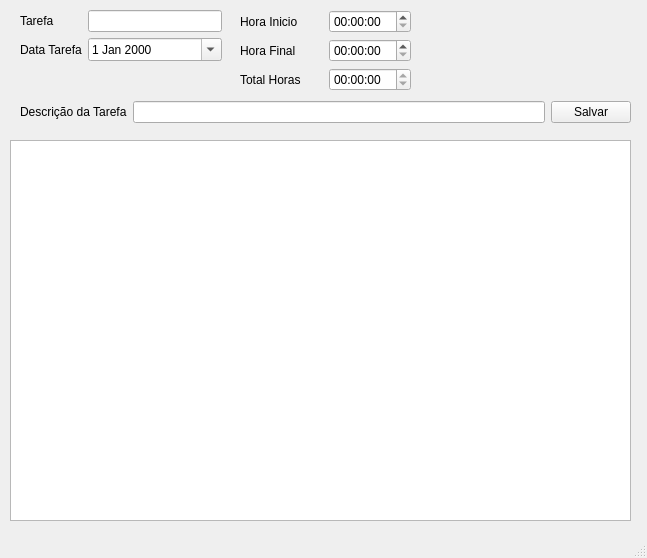
<?xml version="1.0" encoding="UTF-8"?>
<ui version="4.0">
 <class>qtPrincipal</class>
 <widget class="QMainWindow" name="qtPrincipal">
  <property name="geometry">
   <rect>
    <x>0</x>
    <y>0</y>
    <width>647</width>
    <height>558</height>
   </rect>
  </property>
  <property name="windowTitle">
   <string>MainWindow</string>
  </property>
  <widget class="QWidget" name="qtPrincipalForm">
   <widget class="QWidget" name="gridLayoutWidget_2">
    <property name="geometry">
     <rect>
      <x>240</x>
      <y>10</y>
      <width>171</width>
      <height>81</height>
     </rect>
    </property>
    <layout class="QGridLayout" name="gridLayout_2">
     <item row="1" column="1">
      <widget class="QTimeEdit" name="campo_hora_inicio"/>
     </item>
     <item row="2" column="0">
      <widget class="QLabel" name="label_hora_final">
       <property name="text">
        <string>Hora Final</string>
       </property>
      </widget>
     </item>
     <item row="2" column="1">
      <widget class="QTimeEdit" name="campo_hora_final"/>
     </item>
     <item row="3" column="0">
      <widget class="QLabel" name="label_total">
       <property name="text">
        <string>Total Horas</string>
       </property>
      </widget>
     </item>
     <item row="3" column="1">
      <widget class="QTimeEdit" name="campo_total_horas">
       <property name="readOnly">
        <bool>true</bool>
       </property>
      </widget>
     </item>
     <item row="1" column="0">
      <widget class="QLabel" name="label_hora_inicio">
       <property name="text">
        <string>Hora Inicio</string>
       </property>
      </widget>
     </item>
    </layout>
   </widget>
   <widget class="QWidget" name="gridLayoutWidget_3">
    <property name="geometry">
     <rect>
      <x>20</x>
      <y>100</y>
      <width>611</width>
      <height>25</height>
     </rect>
    </property>
    <layout class="QGridLayout" name="gridLayout_3">
     <item row="1" column="1">
      <widget class="QLineEdit" name="campo_descricao_tarefa"/>
     </item>
     <item row="1" column="2">
      <widget class="QPushButton" name="btn_salvar_dados">
       <property name="text">
        <string>Salvar</string>
       </property>
      </widget>
     </item>
     <item row="1" column="0">
      <widget class="QLabel" name="label_descricao_tarefa">
       <property name="text">
        <string>Descrição da Tarefa</string>
       </property>
      </widget>
     </item>
    </layout>
   </widget>
   <widget class="QWidget" name="gridLayoutWidget">
    <property name="geometry">
     <rect>
      <x>20</x>
      <y>10</y>
      <width>202</width>
      <height>51</height>
     </rect>
    </property>
    <layout class="QGridLayout" name="gridLayout">
     <item row="0" column="0">
      <widget class="QLabel" name="label_id_tarefa">
       <property name="text">
        <string>Tarefa</string>
       </property>
      </widget>
     </item>
     <item row="1" column="1">
      <widget class="QDateEdit" name="campo_data_tarefa">
       <property name="enabled">
        <bool>true</bool>
       </property>
       <property name="specialValueText">
        <string/>
       </property>
       <property name="accelerated">
        <bool>false</bool>
       </property>
       <property name="keyboardTracking">
        <bool>true</bool>
       </property>
       <property name="calendarPopup">
        <bool>true</bool>
       </property>
       <property name="timeSpec">
        <enum>Qt::LocalTime</enum>
       </property>
      </widget>
     </item>
     <item row="1" column="0">
      <widget class="QLabel" name="label_data_tarefa">
       <property name="text">
        <string>Data Tarefa</string>
       </property>
      </widget>
     </item>
     <item row="0" column="1">
      <widget class="QLineEdit" name="campo_tarefa">
       <property name="inputMask">
        <string>########</string>
       </property>
       <property name="text">
        <string notr="true"/>
       </property>
       <property name="frame">
        <bool>true</bool>
       </property>
       <property name="cursorPosition">
        <number>8</number>
       </property>
      </widget>
     </item>
    </layout>
   </widget>
   <widget class="QTableWidget" name="lista_tarefas">
    <property name="geometry">
     <rect>
      <x>10</x>
      <y>140</y>
      <width>621</width>
      <height>381</height>
     </rect>
    </property>
    <attribute name="verticalHeaderVisible">
     <bool>false</bool>
    </attribute>
   </widget>
   <widget class="QLineEdit" name="campo_id_tarefa">
    <property name="enabled">
     <bool>false</bool>
    </property>
    <property name="geometry">
     <rect>
      <x>20</x>
      <y>70</y>
      <width>50</width>
      <height>20</height>
     </rect>
    </property>
    <property name="mouseTracking">
     <bool>true</bool>
    </property>
    <property name="frame">
     <bool>false</bool>
    </property>
    <property name="echoMode">
     <enum>QLineEdit::NoEcho</enum>
    </property>
    <property name="dragEnabled">
     <bool>false</bool>
    </property>
    <property name="readOnly">
     <bool>true</bool>
    </property>
    <property name="placeholderText">
     <string/>
    </property>
   </widget>
  </widget>
  <widget class="QMenuBar" name="menubar">
   <property name="geometry">
    <rect>
     <x>0</x>
     <y>0</y>
     <width>647</width>
     <height>21</height>
    </rect>
   </property>
   <property name="defaultUp">
    <bool>false</bool>
   </property>
  </widget>
  <widget class="QStatusBar" name="statusbar"/>
 </widget>
 <resources/>
 <connections>
  <connection>
   <sender>btn_salvar_dados</sender>
   <signal>clicked()</signal>
   <receiver>qtPrincipal</receiver>
   <slot>salvar_dados()</slot>
   <hints>
    <hint type="sourcelabel">
     <x>428</x>
     <y>98</y>
    </hint>
    <hint type="destinationlabel">
     <x>498</x>
     <y>119</y>
    </hint>
   </hints>
  </connection>
 </connections>
 <slots>
  <slot>salvar_dados()</slot>
 </slots>
</ui>
